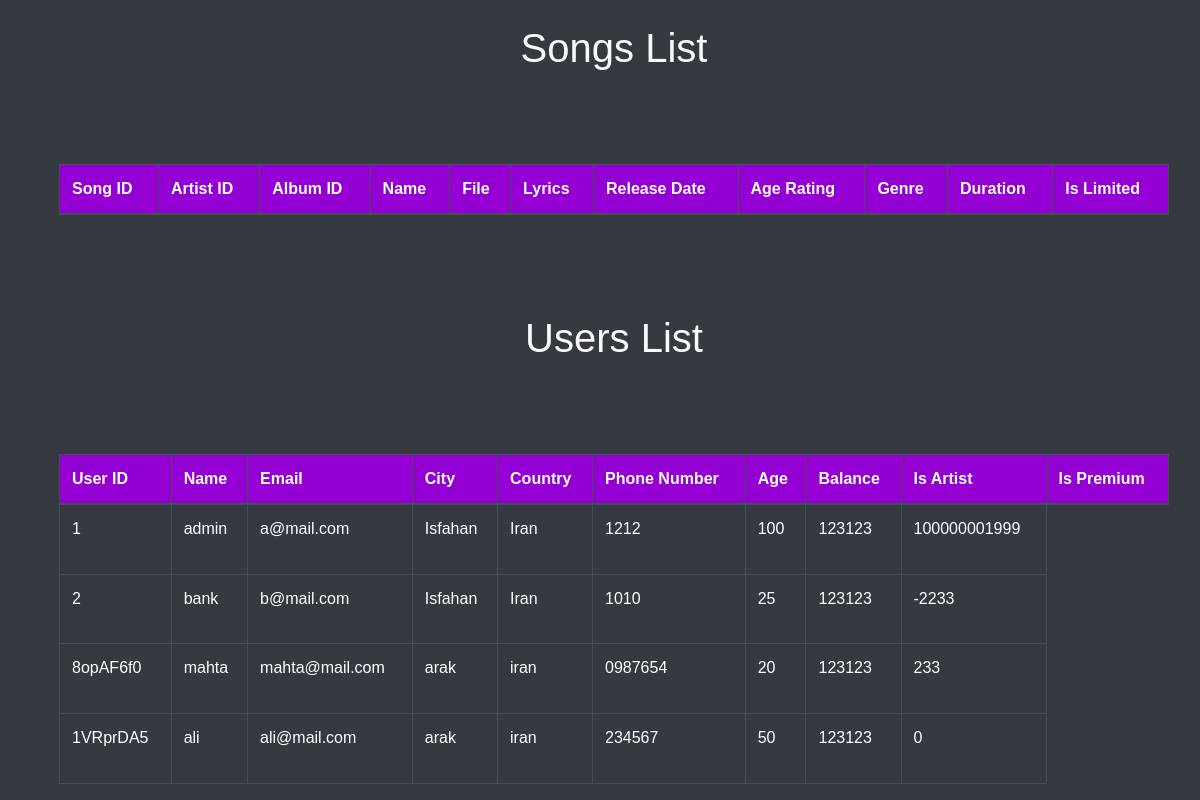
Page /participant on the committed database.
### tables this page shows
CREATE TABLE USERS (
            user_id TEXT PRIMARY KEY,
            name TEXT,
            email TEXT,
            city TEXT,
            country TEXT,
            phone TEXT,
            age INTEGER CHECK(age >= 9 AND age <= 120),
            password TEXT,
            balance INTEGER DEFAULT 0,
            is_artist BOOLEAN DEFAULT 0,
            is_premium BOOLEAN DEFAULT 0
        );

### app.py (the view)
@app.route("/participant")
def participants():
    with sqlite3.connect("database.db") as connect:
        cursor = connect.cursor()
        cursor.execute("SELECT * FROM USERS")
        data = cursor.fetchall()
    return render_template("participants.html", data=data)

### templates/participants.html (shortened to what this page needs)
<!DOCTYPE html>
<html lang="en">
<head>
    <link rel="stylesheet" href="https://stackpath.bootstrapcdn.com/bootstrap/4.5.2/css/bootstrap.min.css">
    <link rel="stylesheet" type="text/css" href="{{ url_for('static', filename='css/style.css') }}">
</head>
<body class="bg-dark text-light">
    <div class="container mt-4">
        <h1 class="text-center">Songs List</h1>
        <table class="table table-dark table-bordered">
            <thead>
                <tr>
                    <th>Song ID</th>
                    <th>Artist ID</th>
                    <th>Album ID</th>
                    <th>Name</th>
                    <th>File</th>
                    <th>Lyrics</th>
                    <th>Release Date</th>
                    <th>Age Rating</th>
                    <th>Genre</th>
                    <th>Duration</th>
                    <th>Is Limited</th>
                </tr>
            </thead>
            <tbody>
            </tbody>
        </table>
        <h1 class="text-center">Users List</h1>
        <table class="table table-dark table-bordered">
            <thead>
                <tr>
                    <th>User ID</th>
                    <th>Name</th>
                    <th>Email</th>
                    <th>City</th>
                    <th>Country</th>
                    <th>Phone Number</th>
                    <th>Age</th>
                    <th>Balance</th>
                    <th>Is Artist</th>
                    <th>Is Premium</th>
                </tr>
            </thead>
            <tbody>
                {% for participant in data %}
                <tr>
                    <td>{{ participant[0] }}</td>
                    <td>{{ participant[1] }}</td>
                    <td>{{ participant[2] }}</td>
                    <td>{{ participant[3] }}</td>
                    <td>{{ participant[4] }}</td>
                    <td>{{ participant[5] }}</td>
                    <td>{{ participant[6] }}</td>
                    <td>{{ participant[7] }}</td>
                    <td>{{ participant[8] }}</td>
                </tr>
                {% endfor %}
            </tbody>
        </table>
    </div>
</body>
</html>

### static/css/style.css (style rules this page uses)
:root { --border-in: #9400d3; --border-out: hsl(0, 0%, 22%); --border-header: #383838; --background-main-card: #1e1e1f; --background-body: #000; --background-sub-div-card: #202022; --background-sub-div-card-2: rgba(44, 43, 43, 0.923); --background-header-title: hsl(240, 1%, 17%); --background-header-title-1: hsl(240, 1%, 20%); --box-shadow-1: 0 0 15px #111; --box-shadow-2: 0 0 10px #222; --box-shadow-3: 0 0 10px rgba(0, 0, 0, 0.722); font-family: "Poppins", sans-serif; --font-color-1: #fff; --font-color-2: #e2e2e2; --font-color-3: #d6d6d6bf; --font-color-4: #9400d3; --font-color-5: #000; --font-size-0: 28px; --font-size-1: 26px; --font-size-2: 18px; --font-size-3: 16px; --font-size-4: 12px; }
body { background-color:#e2e2e2; box-sizing: border-box; margin: 0; display: flex; flex-direction: column; min-height: 100vh; font-family: Arial, sans-serif; }
table { width: 100%; border-collapse: collapse; }
th, td { padding: 8px; text-align: left; border-bottom: 1px solid #ddd; }
.container { display: flex; flex-wrap: wrap; justify-content: center; flex-grow: 1; margin-right: 1rem; }

### templates/participants.html (style rules this page uses)
body { background-color: #1e1e1f; color: #ffffff; }
table, th, td { border: 1px solid #9400d3; border-collapse: collapse; padding: 8px; color: #ffffff; }
th { background-color: #9400d3; }

### rows in the picture
USERS: user_id "1", name "admin", email "a@mail.com", city "Isfahan", country "Iran", phone "1212", age "100", password "123123", balance "100000001999"
USERS: user_id "2", name "bank", email "b@mail.com", city "Isfahan", country "Iran", phone "1010", age "25", password "123123", balance "-2233"
USERS: user_id "8opAF6f0", name "mahta", email "mahta@mail.com", city "arak", country "iran", phone "0987654", age "20", password "123123", balance "233"
USERS: user_id "1VRprDA5", name "ali", email "ali@mail.com", city "arak", country "iran", phone "234567", age "50", password "123123", balance "0"
